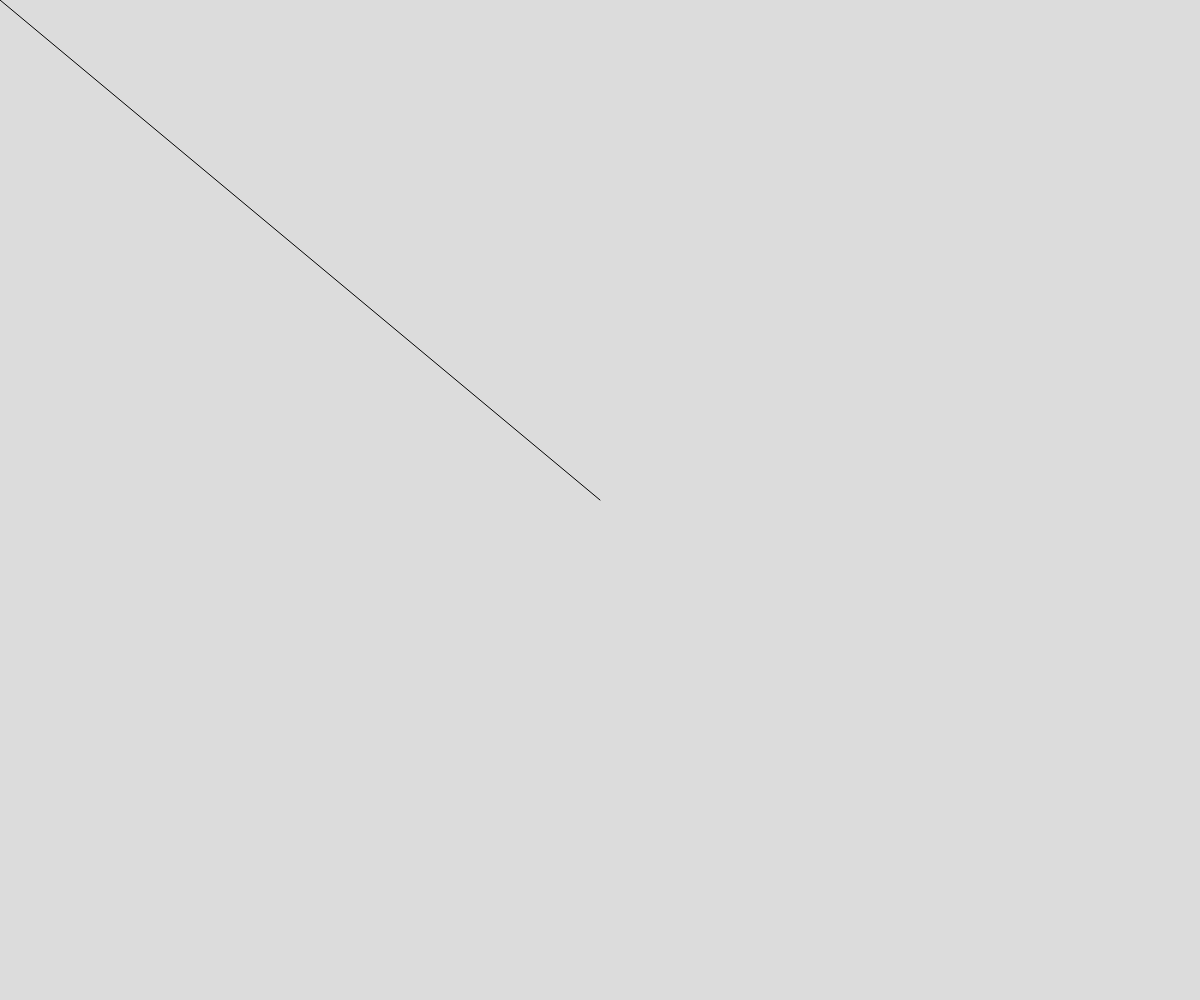
Frame 1 (no input)
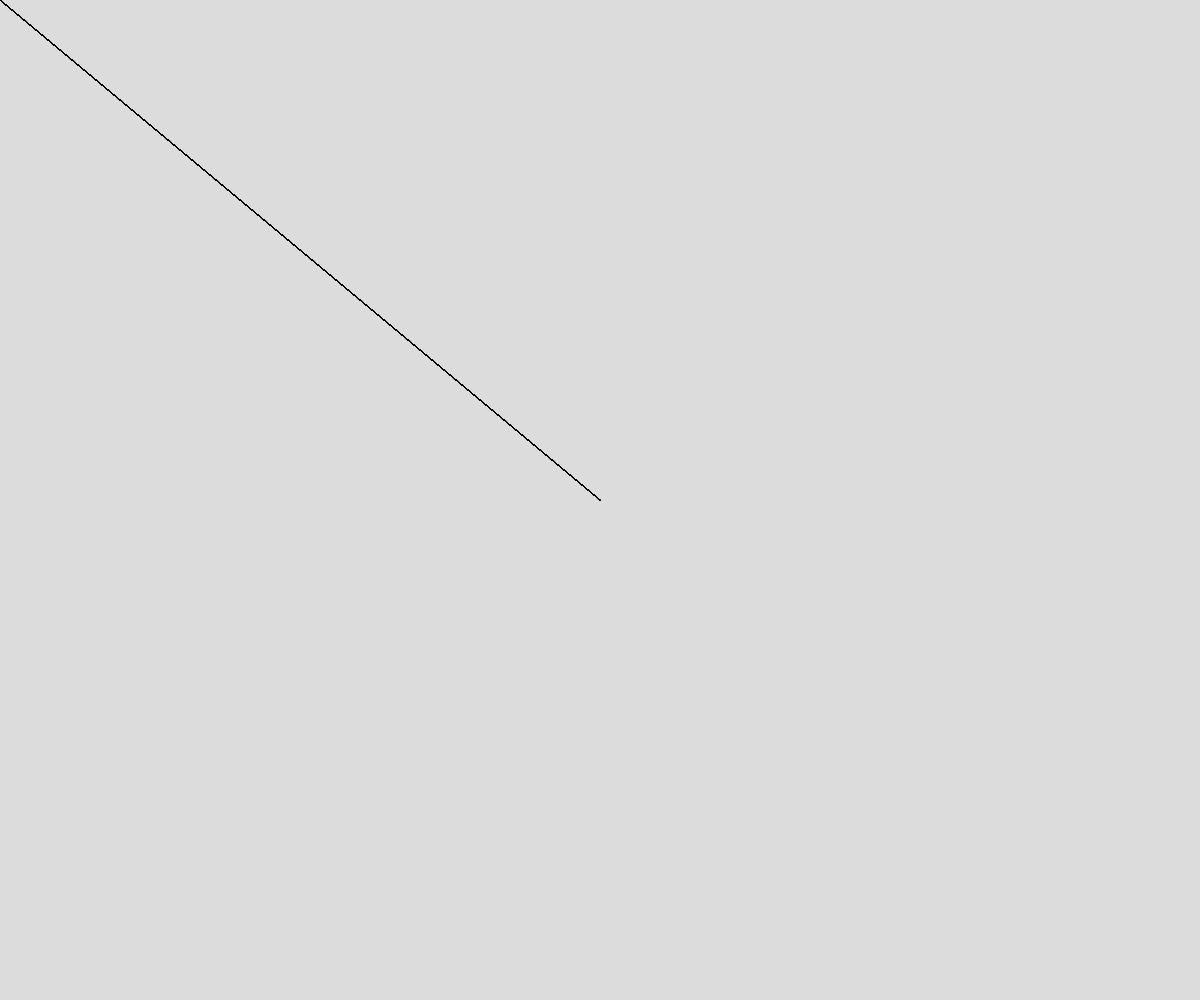
Frame 60 (no input)
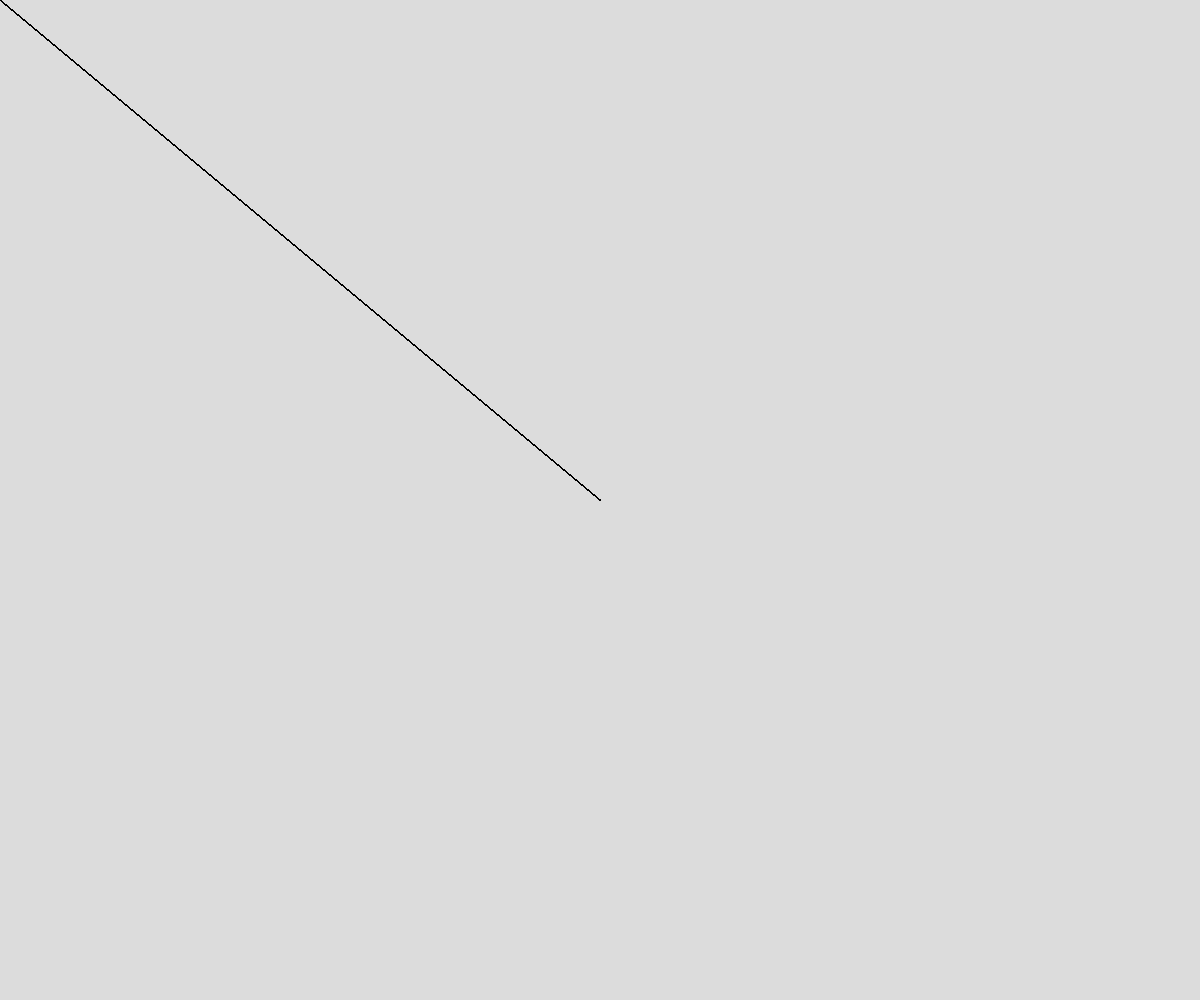
Frame 120 (the mouse pressed at the canvas centre since frame 60)

The p5.js sketch that drew these frames (run headless with seeded random() and noise() and a simulated clock; from frame 60 on, the mouse is pressed at the canvas centre):

// p5.js sketch
// ── sketch.js
function setup() {
  createCanvas(windowWidth,windowHeight);
  background(220);
}

function draw() {
  line(windowWidth/2,windowHeight/2,mouseX,mouseY);
}
